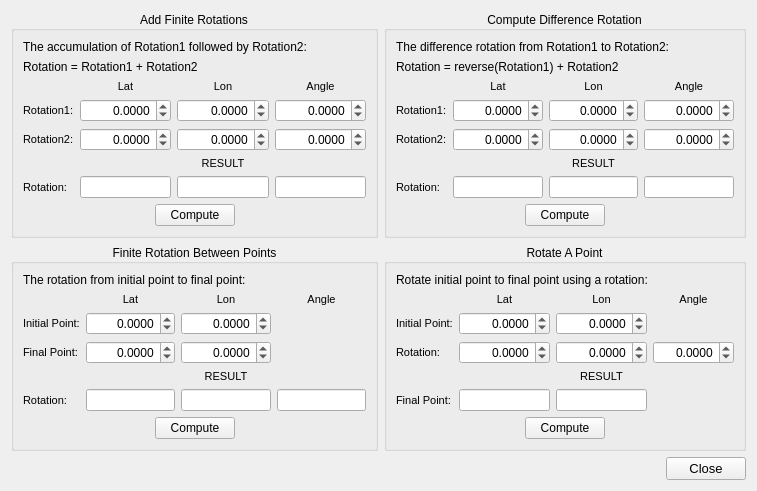
<?xml version="1.0" encoding="UTF-8"?>
<ui version="4.0">
 <class>FiniteRotationCalculatorDialog</class>
 <widget class="QWidget" name="FiniteRotationCalculatorDialog">
  <property name="geometry">
   <rect>
    <x>0</x>
    <y>0</y>
    <width>757</width>
    <height>452</height>
   </rect>
  </property>
  <property name="windowTitle">
   <string>Finite Rotation Calculator</string>
  </property>
  <layout class="QVBoxLayout" name="verticalLayout_5">
   <item>
    <layout class="QGridLayout" name="gridLayout">
     <item row="0" column="0">
      <widget class="QGroupBox" name="add_finite_rotations_groupbox">
       <property name="font">
        <font>
         <pointsize>9</pointsize>
        </font>
       </property>
       <property name="title">
        <string>Add Finite Rotations</string>
       </property>
       <property name="alignment">
        <set>Qt::AlignCenter</set>
       </property>
       <layout class="QVBoxLayout" name="verticalLayout">
        <item>
         <widget class="QLabel" name="label_33">
          <property name="text">
           <string>The accumulation of Rotation1 followed by Rotation2:</string>
          </property>
         </widget>
        </item>
        <item>
         <widget class="QLabel" name="label">
          <property name="text">
           <string>Rotation = Rotation1 + Rotation2</string>
          </property>
         </widget>
        </item>
        <item>
         <layout class="QGridLayout" name="gridLayout_4">
          <item row="0" column="1">
           <widget class="QLabel" name="label_2">
            <property name="font">
             <font>
              <pointsize>8</pointsize>
             </font>
            </property>
            <property name="text">
             <string>Lat</string>
            </property>
            <property name="alignment">
             <set>Qt::AlignCenter</set>
            </property>
           </widget>
          </item>
          <item row="0" column="2">
           <widget class="QLabel" name="label_3">
            <property name="font">
             <font>
              <pointsize>8</pointsize>
             </font>
            </property>
            <property name="text">
             <string>Lon</string>
            </property>
            <property name="alignment">
             <set>Qt::AlignCenter</set>
            </property>
           </widget>
          </item>
          <item row="0" column="3">
           <widget class="QLabel" name="label_4">
            <property name="font">
             <font>
              <pointsize>8</pointsize>
             </font>
            </property>
            <property name="text">
             <string>Angle</string>
            </property>
            <property name="alignment">
             <set>Qt::AlignCenter</set>
            </property>
           </widget>
          </item>
          <item row="1" column="0">
           <widget class="QLabel" name="label_5">
            <property name="font">
             <font>
              <pointsize>8</pointsize>
             </font>
            </property>
            <property name="text">
             <string>Rotation1:</string>
            </property>
           </widget>
          </item>
          <item row="1" column="1">
           <widget class="QDoubleSpinBox" name="add_finite_rotations_rotation1_lat_spinbox">
            <property name="alignment">
             <set>Qt::AlignRight|Qt::AlignTrailing|Qt::AlignVCenter</set>
            </property>
            <property name="decimals">
             <number>4</number>
            </property>
            <property name="minimum">
             <double>-90.000000000000000</double>
            </property>
            <property name="maximum">
             <double>90.000000000000000</double>
            </property>
           </widget>
          </item>
          <item row="1" column="2">
           <widget class="QDoubleSpinBox" name="add_finite_rotations_rotation1_lon_spinbox">
            <property name="alignment">
             <set>Qt::AlignRight|Qt::AlignTrailing|Qt::AlignVCenter</set>
            </property>
            <property name="decimals">
             <number>4</number>
            </property>
            <property name="minimum">
             <double>-360.000000000000000</double>
            </property>
            <property name="maximum">
             <double>360.000000000000000</double>
            </property>
           </widget>
          </item>
          <item row="1" column="3">
           <widget class="QDoubleSpinBox" name="add_finite_rotations_rotation1_angle_spinbox">
            <property name="alignment">
             <set>Qt::AlignRight|Qt::AlignTrailing|Qt::AlignVCenter</set>
            </property>
            <property name="decimals">
             <number>4</number>
            </property>
            <property name="minimum">
             <double>-360.000000000000000</double>
            </property>
            <property name="maximum">
             <double>360.000000000000000</double>
            </property>
           </widget>
          </item>
          <item row="2" column="0">
           <widget class="QLabel" name="label_6">
            <property name="font">
             <font>
              <pointsize>8</pointsize>
             </font>
            </property>
            <property name="text">
             <string>Rotation2:</string>
            </property>
           </widget>
          </item>
          <item row="2" column="1">
           <widget class="QDoubleSpinBox" name="add_finite_rotations_rotation2_lat_spinbox">
            <property name="alignment">
             <set>Qt::AlignRight|Qt::AlignTrailing|Qt::AlignVCenter</set>
            </property>
            <property name="decimals">
             <number>4</number>
            </property>
            <property name="minimum">
             <double>-90.000000000000000</double>
            </property>
            <property name="maximum">
             <double>90.000000000000000</double>
            </property>
           </widget>
          </item>
          <item row="2" column="2">
           <widget class="QDoubleSpinBox" name="add_finite_rotations_rotation2_lon_spinbox">
            <property name="alignment">
             <set>Qt::AlignRight|Qt::AlignTrailing|Qt::AlignVCenter</set>
            </property>
            <property name="decimals">
             <number>4</number>
            </property>
            <property name="minimum">
             <double>-360.000000000000000</double>
            </property>
            <property name="maximum">
             <double>360.000000000000000</double>
            </property>
           </widget>
          </item>
          <item row="2" column="3">
           <widget class="QDoubleSpinBox" name="add_finite_rotations_rotation2_angle_spinbox">
            <property name="alignment">
             <set>Qt::AlignRight|Qt::AlignTrailing|Qt::AlignVCenter</set>
            </property>
            <property name="decimals">
             <number>4</number>
            </property>
            <property name="minimum">
             <double>-360.000000000000000</double>
            </property>
            <property name="maximum">
             <double>360.000000000000000</double>
            </property>
           </widget>
          </item>
          <item row="3" column="2">
           <widget class="QLabel" name="label_8">
            <property name="font">
             <font>
              <pointsize>8</pointsize>
             </font>
            </property>
            <property name="text">
             <string>RESULT</string>
            </property>
            <property name="alignment">
             <set>Qt::AlignCenter</set>
            </property>
           </widget>
          </item>
          <item row="4" column="0">
           <widget class="QLabel" name="label_7">
            <property name="font">
             <font>
              <pointsize>8</pointsize>
             </font>
            </property>
            <property name="text">
             <string>Rotation:</string>
            </property>
           </widget>
          </item>
          <item row="4" column="1">
           <widget class="QLineEdit" name="add_finite_rotations_final_rotation_lat_lineedit">
            <property name="focusPolicy">
             <enum>Qt::ClickFocus</enum>
            </property>
            <property name="alignment">
             <set>Qt::AlignCenter</set>
            </property>
            <property name="readOnly">
             <bool>true</bool>
            </property>
           </widget>
          </item>
          <item row="4" column="2">
           <widget class="QLineEdit" name="add_finite_rotations_final_rotation_lon_lineedit">
            <property name="focusPolicy">
             <enum>Qt::ClickFocus</enum>
            </property>
            <property name="alignment">
             <set>Qt::AlignCenter</set>
            </property>
            <property name="readOnly">
             <bool>true</bool>
            </property>
           </widget>
          </item>
          <item row="4" column="3">
           <widget class="QLineEdit" name="add_finite_rotations_final_rotation_angle_lineedit">
            <property name="focusPolicy">
             <enum>Qt::ClickFocus</enum>
            </property>
            <property name="alignment">
             <set>Qt::AlignCenter</set>
            </property>
            <property name="readOnly">
             <bool>true</bool>
            </property>
           </widget>
          </item>
         </layout>
        </item>
        <item>
         <layout class="QHBoxLayout" name="horizontalLayout">
          <item>
           <spacer name="horizontalSpacer">
            <property name="orientation">
             <enum>Qt::Horizontal</enum>
            </property>
            <property name="sizeHint" stdset="0">
             <size>
              <width>40</width>
              <height>20</height>
             </size>
            </property>
           </spacer>
          </item>
          <item>
           <widget class="QPushButton" name="add_finite_rotations_button">
            <property name="text">
             <string>Compute</string>
            </property>
           </widget>
          </item>
          <item>
           <spacer name="horizontalSpacer_2">
            <property name="orientation">
             <enum>Qt::Horizontal</enum>
            </property>
            <property name="sizeHint" stdset="0">
             <size>
              <width>40</width>
              <height>20</height>
             </size>
            </property>
           </spacer>
          </item>
         </layout>
        </item>
       </layout>
      </widget>
     </item>
     <item row="0" column="1">
      <widget class="QGroupBox" name="compute_difference_rotation_groupbox">
       <property name="font">
        <font>
         <pointsize>9</pointsize>
        </font>
       </property>
       <property name="title">
        <string>Compute Difference Rotation</string>
       </property>
       <property name="alignment">
        <set>Qt::AlignCenter</set>
       </property>
       <layout class="QVBoxLayout" name="verticalLayout_2">
        <item>
         <widget class="QLabel" name="label_34">
          <property name="text">
           <string>The difference rotation from Rotation1 to Rotation2:</string>
          </property>
          <property name="textFormat">
           <enum>Qt::AutoText</enum>
          </property>
         </widget>
        </item>
        <item>
         <widget class="QLabel" name="label_9">
          <property name="text">
           <string>Rotation = reverse(Rotation1) + Rotation2</string>
          </property>
         </widget>
        </item>
        <item>
         <layout class="QGridLayout" name="gridLayout_5">
          <item row="0" column="1">
           <widget class="QLabel" name="label_10">
            <property name="font">
             <font>
              <pointsize>8</pointsize>
             </font>
            </property>
            <property name="text">
             <string>Lat</string>
            </property>
            <property name="alignment">
             <set>Qt::AlignCenter</set>
            </property>
           </widget>
          </item>
          <item row="0" column="2">
           <widget class="QLabel" name="label_11">
            <property name="font">
             <font>
              <pointsize>8</pointsize>
             </font>
            </property>
            <property name="text">
             <string>Lon</string>
            </property>
            <property name="alignment">
             <set>Qt::AlignCenter</set>
            </property>
           </widget>
          </item>
          <item row="0" column="3">
           <widget class="QLabel" name="label_12">
            <property name="font">
             <font>
              <pointsize>8</pointsize>
             </font>
            </property>
            <property name="text">
             <string>Angle</string>
            </property>
            <property name="alignment">
             <set>Qt::AlignCenter</set>
            </property>
           </widget>
          </item>
          <item row="1" column="0">
           <widget class="QLabel" name="label_13">
            <property name="font">
             <font>
              <pointsize>8</pointsize>
             </font>
            </property>
            <property name="text">
             <string>Rotation1:</string>
            </property>
           </widget>
          </item>
          <item row="1" column="1">
           <widget class="QDoubleSpinBox" name="compute_difference_rotation_rotation1_lat_spinbox">
            <property name="alignment">
             <set>Qt::AlignRight|Qt::AlignTrailing|Qt::AlignVCenter</set>
            </property>
            <property name="decimals">
             <number>4</number>
            </property>
            <property name="minimum">
             <double>-90.000000000000000</double>
            </property>
            <property name="maximum">
             <double>90.000000000000000</double>
            </property>
           </widget>
          </item>
          <item row="1" column="2">
           <widget class="QDoubleSpinBox" name="compute_difference_rotation_rotation1_lon_spinbox">
            <property name="alignment">
             <set>Qt::AlignRight|Qt::AlignTrailing|Qt::AlignVCenter</set>
            </property>
            <property name="decimals">
             <number>4</number>
            </property>
            <property name="minimum">
             <double>-360.000000000000000</double>
            </property>
            <property name="maximum">
             <double>360.000000000000000</double>
            </property>
           </widget>
          </item>
          <item row="1" column="3">
           <widget class="QDoubleSpinBox" name="compute_difference_rotation_rotation1_angle_spinbox">
            <property name="alignment">
             <set>Qt::AlignRight|Qt::AlignTrailing|Qt::AlignVCenter</set>
            </property>
            <property name="decimals">
             <number>4</number>
            </property>
            <property name="minimum">
             <double>-360.000000000000000</double>
            </property>
            <property name="maximum">
             <double>360.000000000000000</double>
            </property>
           </widget>
          </item>
          <item row="2" column="0">
           <widget class="QLabel" name="label_14">
            <property name="font">
             <font>
              <pointsize>8</pointsize>
             </font>
            </property>
            <property name="text">
             <string>Rotation2:</string>
            </property>
           </widget>
          </item>
          <item row="2" column="1">
           <widget class="QDoubleSpinBox" name="compute_difference_rotation_rotation2_lat_spinbox">
            <property name="alignment">
             <set>Qt::AlignRight|Qt::AlignTrailing|Qt::AlignVCenter</set>
            </property>
            <property name="decimals">
             <number>4</number>
            </property>
            <property name="minimum">
             <double>-90.000000000000000</double>
            </property>
            <property name="maximum">
             <double>90.000000000000000</double>
            </property>
           </widget>
          </item>
          <item row="2" column="2">
           <widget class="QDoubleSpinBox" name="compute_difference_rotation_rotation2_lon_spinbox">
            <property name="alignment">
             <set>Qt::AlignRight|Qt::AlignTrailing|Qt::AlignVCenter</set>
            </property>
            <property name="decimals">
             <number>4</number>
            </property>
            <property name="minimum">
             <double>-360.000000000000000</double>
            </property>
            <property name="maximum">
             <double>360.000000000000000</double>
            </property>
           </widget>
          </item>
          <item row="2" column="3">
           <widget class="QDoubleSpinBox" name="compute_difference_rotation_rotation2_angle_spinbox">
            <property name="alignment">
             <set>Qt::AlignRight|Qt::AlignTrailing|Qt::AlignVCenter</set>
            </property>
            <property name="decimals">
             <number>4</number>
            </property>
            <property name="minimum">
             <double>-360.000000000000000</double>
            </property>
            <property name="maximum">
             <double>360.000000000000000</double>
            </property>
           </widget>
          </item>
          <item row="3" column="2">
           <widget class="QLabel" name="label_16">
            <property name="font">
             <font>
              <pointsize>8</pointsize>
             </font>
            </property>
            <property name="text">
             <string>RESULT</string>
            </property>
            <property name="alignment">
             <set>Qt::AlignCenter</set>
            </property>
           </widget>
          </item>
          <item row="4" column="0">
           <widget class="QLabel" name="label_15">
            <property name="font">
             <font>
              <pointsize>8</pointsize>
             </font>
            </property>
            <property name="text">
             <string>Rotation:</string>
            </property>
           </widget>
          </item>
          <item row="4" column="1">
           <widget class="QLineEdit" name="compute_difference_rotation_final_rotation_lat_lineedit">
            <property name="focusPolicy">
             <enum>Qt::ClickFocus</enum>
            </property>
            <property name="alignment">
             <set>Qt::AlignCenter</set>
            </property>
            <property name="readOnly">
             <bool>true</bool>
            </property>
           </widget>
          </item>
          <item row="4" column="2">
           <widget class="QLineEdit" name="compute_difference_rotation_final_rotation_lon_lineedit">
            <property name="focusPolicy">
             <enum>Qt::ClickFocus</enum>
            </property>
            <property name="alignment">
             <set>Qt::AlignCenter</set>
            </property>
            <property name="readOnly">
             <bool>true</bool>
            </property>
           </widget>
          </item>
          <item row="4" column="3">
           <widget class="QLineEdit" name="compute_difference_rotation_final_rotation_angle_lineedit">
            <property name="focusPolicy">
             <enum>Qt::ClickFocus</enum>
            </property>
            <property name="alignment">
             <set>Qt::AlignCenter</set>
            </property>
            <property name="readOnly">
             <bool>true</bool>
            </property>
           </widget>
          </item>
         </layout>
        </item>
        <item>
         <layout class="QHBoxLayout" name="horizontalLayout_5">
          <item>
           <spacer name="horizontalSpacer_16">
            <property name="orientation">
             <enum>Qt::Horizontal</enum>
            </property>
            <property name="sizeHint" stdset="0">
             <size>
              <width>40</width>
              <height>20</height>
             </size>
            </property>
           </spacer>
          </item>
          <item>
           <widget class="QPushButton" name="compute_difference_rotation_button">
            <property name="text">
             <string>Compute</string>
            </property>
           </widget>
          </item>
          <item>
           <spacer name="horizontalSpacer_17">
            <property name="orientation">
             <enum>Qt::Horizontal</enum>
            </property>
            <property name="sizeHint" stdset="0">
             <size>
              <width>40</width>
              <height>20</height>
             </size>
            </property>
           </spacer>
          </item>
         </layout>
        </item>
       </layout>
      </widget>
     </item>
     <item row="1" column="0">
      <widget class="QGroupBox" name="rotation_between_points_groupbox">
       <property name="font">
        <font>
         <pointsize>9</pointsize>
        </font>
       </property>
       <property name="title">
        <string>Finite Rotation Between Points</string>
       </property>
       <property name="alignment">
        <set>Qt::AlignCenter</set>
       </property>
       <layout class="QVBoxLayout" name="verticalLayout_3">
        <item>
         <widget class="QLabel" name="label_22">
          <property name="text">
           <string>The rotation from initial point to final point:</string>
          </property>
         </widget>
        </item>
        <item>
         <layout class="QGridLayout" name="gridLayout_3">
          <item row="0" column="1">
           <widget class="QLabel" name="label_26">
            <property name="font">
             <font>
              <pointsize>8</pointsize>
             </font>
            </property>
            <property name="text">
             <string>Lat</string>
            </property>
            <property name="alignment">
             <set>Qt::AlignCenter</set>
            </property>
           </widget>
          </item>
          <item row="0" column="2">
           <widget class="QLabel" name="label_27">
            <property name="font">
             <font>
              <pointsize>8</pointsize>
             </font>
            </property>
            <property name="text">
             <string>Lon</string>
            </property>
            <property name="alignment">
             <set>Qt::AlignCenter</set>
            </property>
           </widget>
          </item>
          <item row="0" column="3">
           <widget class="QLabel" name="label_28">
            <property name="font">
             <font>
              <pointsize>8</pointsize>
             </font>
            </property>
            <property name="text">
             <string>Angle</string>
            </property>
            <property name="alignment">
             <set>Qt::AlignCenter</set>
            </property>
           </widget>
          </item>
          <item row="1" column="0">
           <widget class="QLabel" name="label_29">
            <property name="font">
             <font>
              <pointsize>8</pointsize>
             </font>
            </property>
            <property name="text">
             <string>Initial Point:</string>
            </property>
           </widget>
          </item>
          <item row="1" column="1">
           <widget class="QDoubleSpinBox" name="calc_rotation_between_points_initial_point_lat_spinbox">
            <property name="alignment">
             <set>Qt::AlignRight|Qt::AlignTrailing|Qt::AlignVCenter</set>
            </property>
            <property name="decimals">
             <number>4</number>
            </property>
            <property name="minimum">
             <double>-90.000000000000000</double>
            </property>
            <property name="maximum">
             <double>90.000000000000000</double>
            </property>
           </widget>
          </item>
          <item row="1" column="2">
           <widget class="QDoubleSpinBox" name="calc_rotation_between_points_initial_point_lon_spinbox">
            <property name="alignment">
             <set>Qt::AlignRight|Qt::AlignTrailing|Qt::AlignVCenter</set>
            </property>
            <property name="decimals">
             <number>4</number>
            </property>
            <property name="minimum">
             <double>-360.000000000000000</double>
            </property>
            <property name="maximum">
             <double>360.000000000000000</double>
            </property>
           </widget>
          </item>
          <item row="2" column="0">
           <widget class="QLabel" name="label_30">
            <property name="font">
             <font>
              <pointsize>8</pointsize>
             </font>
            </property>
            <property name="text">
             <string>Final Point:</string>
            </property>
           </widget>
          </item>
          <item row="2" column="1">
           <widget class="QDoubleSpinBox" name="calc_rotation_between_points_final_point_lat_spinbox">
            <property name="alignment">
             <set>Qt::AlignRight|Qt::AlignTrailing|Qt::AlignVCenter</set>
            </property>
            <property name="decimals">
             <number>4</number>
            </property>
            <property name="minimum">
             <double>-90.000000000000000</double>
            </property>
            <property name="maximum">
             <double>90.000000000000000</double>
            </property>
           </widget>
          </item>
          <item row="2" column="2">
           <widget class="QDoubleSpinBox" name="calc_rotation_between_points_final_point_lon_spinbox">
            <property name="alignment">
             <set>Qt::AlignRight|Qt::AlignTrailing|Qt::AlignVCenter</set>
            </property>
            <property name="decimals">
             <number>4</number>
            </property>
            <property name="minimum">
             <double>-360.000000000000000</double>
            </property>
            <property name="maximum">
             <double>360.000000000000000</double>
            </property>
           </widget>
          </item>
          <item row="3" column="2">
           <widget class="QLabel" name="label_32">
            <property name="font">
             <font>
              <pointsize>8</pointsize>
             </font>
            </property>
            <property name="text">
             <string>RESULT</string>
            </property>
            <property name="alignment">
             <set>Qt::AlignCenter</set>
            </property>
           </widget>
          </item>
          <item row="4" column="0">
           <widget class="QLabel" name="label_31">
            <property name="font">
             <font>
              <pointsize>8</pointsize>
             </font>
            </property>
            <property name="text">
             <string>Rotation:</string>
            </property>
           </widget>
          </item>
          <item row="4" column="1">
           <widget class="QLineEdit" name="calc_rotation_between_points_final_rotation_lat_lineedit">
            <property name="focusPolicy">
             <enum>Qt::ClickFocus</enum>
            </property>
            <property name="alignment">
             <set>Qt::AlignCenter</set>
            </property>
            <property name="readOnly">
             <bool>true</bool>
            </property>
           </widget>
          </item>
          <item row="4" column="2">
           <widget class="QLineEdit" name="calc_rotation_between_points_final_rotation_lon_lineedit">
            <property name="focusPolicy">
             <enum>Qt::ClickFocus</enum>
            </property>
            <property name="alignment">
             <set>Qt::AlignCenter</set>
            </property>
            <property name="readOnly">
             <bool>true</bool>
            </property>
           </widget>
          </item>
          <item row="4" column="3">
           <widget class="QLineEdit" name="calc_rotation_between_points_final_rotation_angle_lineedit">
            <property name="focusPolicy">
             <enum>Qt::ClickFocus</enum>
            </property>
            <property name="alignment">
             <set>Qt::AlignCenter</set>
            </property>
            <property name="readOnly">
             <bool>true</bool>
            </property>
           </widget>
          </item>
         </layout>
        </item>
        <item>
         <layout class="QHBoxLayout" name="horizontalLayout_3">
          <item>
           <spacer name="horizontalSpacer_11">
            <property name="orientation">
             <enum>Qt::Horizontal</enum>
            </property>
            <property name="sizeHint" stdset="0">
             <size>
              <width>40</width>
              <height>20</height>
             </size>
            </property>
           </spacer>
          </item>
          <item>
           <widget class="QPushButton" name="calc_rotation_between_points_button">
            <property name="text">
             <string>Compute</string>
            </property>
           </widget>
          </item>
          <item>
           <spacer name="horizontalSpacer_12">
            <property name="orientation">
             <enum>Qt::Horizontal</enum>
            </property>
            <property name="sizeHint" stdset="0">
             <size>
              <width>40</width>
              <height>20</height>
             </size>
            </property>
           </spacer>
          </item>
         </layout>
        </item>
       </layout>
      </widget>
     </item>
     <item row="1" column="1">
      <widget class="QGroupBox" name="rotate_a_point_groupbox">
       <property name="enabled">
        <bool>true</bool>
       </property>
       <property name="font">
        <font>
         <pointsize>9</pointsize>
        </font>
       </property>
       <property name="focusPolicy">
        <enum>Qt::NoFocus</enum>
       </property>
       <property name="title">
        <string>Rotate A Point</string>
       </property>
       <property name="alignment">
        <set>Qt::AlignCenter</set>
       </property>
       <property name="checkable">
        <bool>false</bool>
       </property>
       <layout class="QVBoxLayout" name="verticalLayout_4">
        <item>
         <widget class="QLabel" name="label_25">
          <property name="text">
           <string>Rotate initial point to final point using a rotation:</string>
          </property>
         </widget>
        </item>
        <item>
         <layout class="QGridLayout" name="gridLayout_2">
          <item row="0" column="1">
           <widget class="QLabel" name="label_18">
            <property name="font">
             <font>
              <pointsize>8</pointsize>
             </font>
            </property>
            <property name="text">
             <string>Lat</string>
            </property>
            <property name="alignment">
             <set>Qt::AlignCenter</set>
            </property>
           </widget>
          </item>
          <item row="0" column="2">
           <widget class="QLabel" name="label_19">
            <property name="font">
             <font>
              <pointsize>8</pointsize>
             </font>
            </property>
            <property name="text">
             <string>Lon</string>
            </property>
            <property name="alignment">
             <set>Qt::AlignCenter</set>
            </property>
           </widget>
          </item>
          <item row="0" column="3">
           <widget class="QLabel" name="label_20">
            <property name="font">
             <font>
              <pointsize>8</pointsize>
             </font>
            </property>
            <property name="text">
             <string>Angle</string>
            </property>
            <property name="alignment">
             <set>Qt::AlignCenter</set>
            </property>
           </widget>
          </item>
          <item row="1" column="0">
           <widget class="QLabel" name="label_21">
            <property name="font">
             <font>
              <pointsize>8</pointsize>
             </font>
            </property>
            <property name="text">
             <string>Initial Point:</string>
            </property>
           </widget>
          </item>
          <item row="1" column="1">
           <widget class="QDoubleSpinBox" name="rotate_a_point_initial_point_lat_spinbox">
            <property name="alignment">
             <set>Qt::AlignRight|Qt::AlignTrailing|Qt::AlignVCenter</set>
            </property>
            <property name="decimals">
             <number>4</number>
            </property>
            <property name="minimum">
             <double>-90.000000000000000</double>
            </property>
            <property name="maximum">
             <double>90.000000000000000</double>
            </property>
           </widget>
          </item>
          <item row="1" column="2">
           <widget class="QDoubleSpinBox" name="rotate_a_point_initial_point_lon_spinbox">
            <property name="alignment">
             <set>Qt::AlignRight|Qt::AlignTrailing|Qt::AlignVCenter</set>
            </property>
            <property name="decimals">
             <number>4</number>
            </property>
            <property name="minimum">
             <double>-360.000000000000000</double>
            </property>
            <property name="maximum">
             <double>360.000000000000000</double>
            </property>
           </widget>
          </item>
          <item row="2" column="0">
           <widget class="QLabel" name="label_17">
            <property name="font">
             <font>
              <pointsize>8</pointsize>
             </font>
            </property>
            <property name="text">
             <string>Rotation:</string>
            </property>
           </widget>
          </item>
          <item row="2" column="1">
           <widget class="QDoubleSpinBox" name="rotate_a_point_rotation_lat_spinbox">
            <property name="alignment">
             <set>Qt::AlignRight|Qt::AlignTrailing|Qt::AlignVCenter</set>
            </property>
            <property name="decimals">
             <number>4</number>
            </property>
            <property name="minimum">
             <double>-90.000000000000000</double>
            </property>
            <property name="maximum">
             <double>90.000000000000000</double>
            </property>
           </widget>
          </item>
          <item row="2" column="2">
           <widget class="QDoubleSpinBox" name="rotate_a_point_rotation_lon_spinbox">
            <property name="alignment">
             <set>Qt::AlignRight|Qt::AlignTrailing|Qt::AlignVCenter</set>
            </property>
            <property name="decimals">
             <number>4</number>
            </property>
            <property name="minimum">
             <double>-360.000000000000000</double>
            </property>
            <property name="maximum">
             <double>360.000000000000000</double>
            </property>
           </widget>
          </item>
          <item row="2" column="3">
           <widget class="QDoubleSpinBox" name="rotate_a_point_rotation_angle_spinbox">
            <property name="alignment">
             <set>Qt::AlignRight|Qt::AlignTrailing|Qt::AlignVCenter</set>
            </property>
            <property name="decimals">
             <number>4</number>
            </property>
            <property name="minimum">
             <double>-360.000000000000000</double>
            </property>
            <property name="maximum">
             <double>360.000000000000000</double>
            </property>
           </widget>
          </item>
          <item row="3" column="2">
           <widget class="QLabel" name="label_24">
            <property name="font">
             <font>
              <pointsize>8</pointsize>
             </font>
            </property>
            <property name="text">
             <string>RESULT</string>
            </property>
            <property name="alignment">
             <set>Qt::AlignCenter</set>
            </property>
           </widget>
          </item>
          <item row="4" column="0">
           <widget class="QLabel" name="label_23">
            <property name="font">
             <font>
              <pointsize>8</pointsize>
             </font>
            </property>
            <property name="text">
             <string>Final Point:</string>
            </property>
           </widget>
          </item>
          <item row="4" column="1">
           <widget class="QLineEdit" name="rotate_a_point_final_point_lat_lineedit">
            <property name="focusPolicy">
             <enum>Qt::ClickFocus</enum>
            </property>
            <property name="alignment">
             <set>Qt::AlignCenter</set>
            </property>
            <property name="readOnly">
             <bool>true</bool>
            </property>
           </widget>
          </item>
          <item row="4" column="2">
           <widget class="QLineEdit" name="rotate_a_point_final_point_lon_lineedit">
            <property name="focusPolicy">
             <enum>Qt::ClickFocus</enum>
            </property>
            <property name="alignment">
             <set>Qt::AlignCenter</set>
            </property>
            <property name="readOnly">
             <bool>true</bool>
            </property>
           </widget>
          </item>
         </layout>
        </item>
        <item>
         <layout class="QHBoxLayout" name="horizontalLayout_8">
          <item>
           <spacer name="horizontalSpacer_22">
            <property name="orientation">
             <enum>Qt::Horizontal</enum>
            </property>
            <property name="sizeHint" stdset="0">
             <size>
              <width>40</width>
              <height>20</height>
             </size>
            </property>
           </spacer>
          </item>
          <item>
           <widget class="QPushButton" name="rotate_a_point_button">
            <property name="text">
             <string>Compute</string>
            </property>
           </widget>
          </item>
          <item>
           <spacer name="horizontalSpacer_23">
            <property name="orientation">
             <enum>Qt::Horizontal</enum>
            </property>
            <property name="sizeHint" stdset="0">
             <size>
              <width>40</width>
              <height>20</height>
             </size>
            </property>
           </spacer>
          </item>
         </layout>
        </item>
       </layout>
      </widget>
     </item>
    </layout>
   </item>
   <item>
    <layout class="QHBoxLayout" name="horizontalLayout_10">
     <item>
      <spacer name="horizontalSpacer_25">
       <property name="orientation">
        <enum>Qt::Horizontal</enum>
       </property>
       <property name="sizeHint" stdset="0">
        <size>
         <width>40</width>
         <height>20</height>
        </size>
       </property>
      </spacer>
     </item>
     <item>
      <widget class="QDialogButtonBox" name="main_buttonbox">
       <property name="font">
        <font>
         <pointsize>10</pointsize>
        </font>
       </property>
       <property name="standardButtons">
        <set>QDialogButtonBox::Close</set>
       </property>
      </widget>
     </item>
    </layout>
   </item>
  </layout>
 </widget>
 <resources/>
 <connections/>
</ui>
